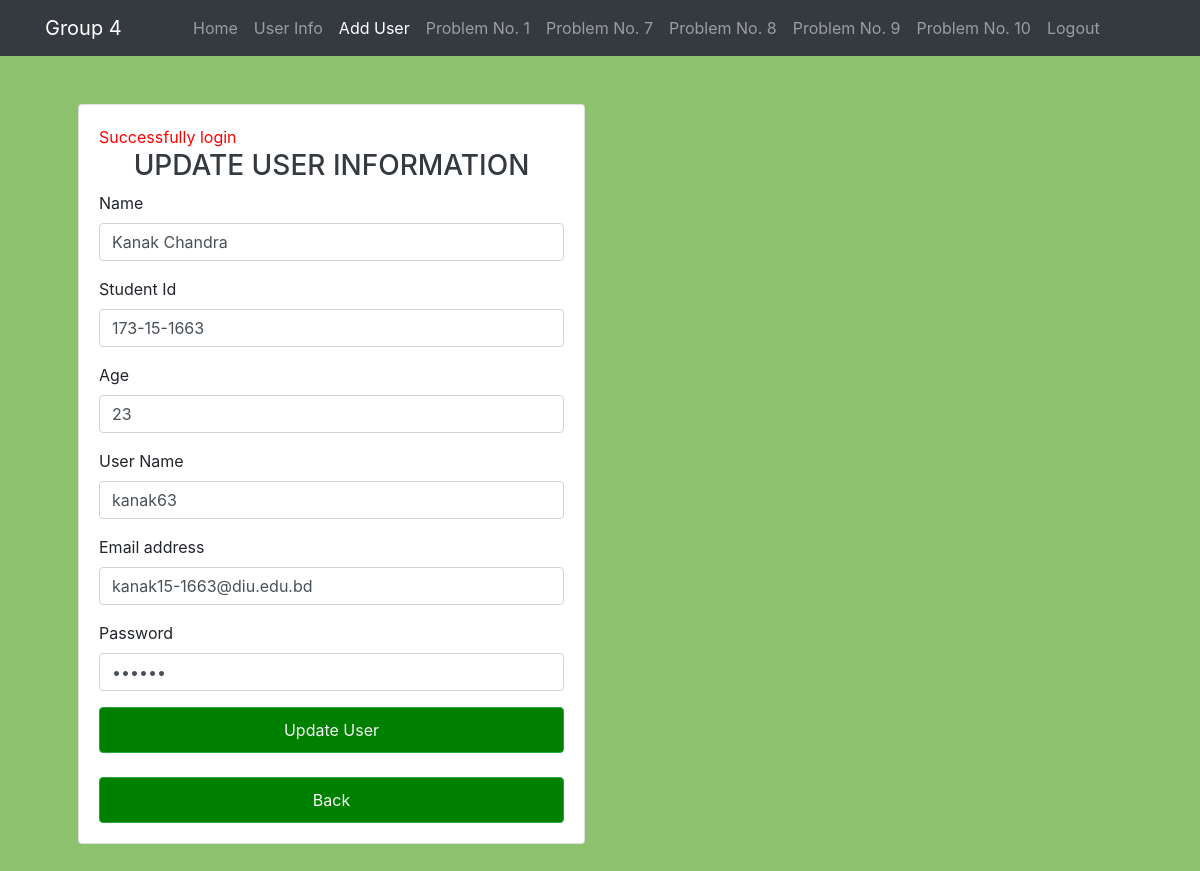
The app's page /edit_user.php?id=10 (signed in) with its own data.
### tables this page shows
CREATE TABLE `user` (
  `id` int(11) NOT NULL,
  `name` varchar(50) NOT NULL,
  `std_id` varchar(50) NOT NULL,
  `age` varchar(50) NOT NULL,
  `user_name` varchar(50) NOT NULL,
  `email` varchar(50) NOT NULL,
  `password` varchar(50) NOT NULL
);

### edit_user.php (the view, shortened to what this page needs)
<?php
$conn = new mysqli("localhost","root","","labfinal");
$id=$_GET['id'];
$sql = "SELECT * FROM `user` WHERE id = '$id'";
$result = $conn -> query($sql)-> fetch_row();
?>
<!doctype html>
<html lang="en">
<head>
    <link rel="stylesheet" href="bootstrap.min.css">
</head>
<body>
<nav class="navbar navbar-expand-lg navbar navbar-dark bg-dark">
    <div class="container">
        <a class="navbar-brand" href="index.php">Group 4</a>
        <div class="collapse navbar-collapse" id="navbarSupportedContent">
            <ul class="navbar-nav mx-auto mb-2 mb-lg-0">
                <li class="nav-item">
                    <a class="nav-link" aria-current="page" href="index.php">Home</a>
                </li>
                <?php
                if (isset($_SESSION['email'])){ ?>
                    <li class="nav-item">
                        <a class="nav-link" href="user_info.php">User Info</a>
                    </li>
                    <li class="nav-item">
                        <a class="nav-link active" href="add_user_form.php">Add User</a>
                    </li>
                    <li class="nav-item">
                        <a class="nav-link" href="1_insert_display_data.php">Problem No. 1</a>
                    </li>
                    <li class="nav-item">
                        <a class="nav-link" href="7_random_numbers.php">Problem No. 7</a>
                    </li>
                    <li class="nav-item">
                        <a class="nav-link" href="8_print_second_red.php">Problem No. 8</a>
                    </li>
                    <li class="nav-item">
                        <a class="nav-link" href="9_pattren_print.php">Problem No. 9</a>
                    </li>
                    <li class="nav-item">
                        <a class="nav-link" href="10_display_color.php">Problem No. 10</a>
                    </li>
                    <li class="nav-item">
                        <a class="nav-link" href="logout.php">Logout</a>
                    </li>
                <?php }?>
            </ul>
        </div>
    </div>
</nav>
<div class="container p-5">
    <div class="row">
        <div class="col-md-6 justify-content-center">
            <div class="card">
                <div class="card-body">
                    <div style="color: red">
                        <?php
                        if (isset($_SESSION['message'])){
                            echo $_SESSION['message'];
                        }
                        ?>
                    </div>
                    <form action="update_user.php?id=<?php echo $result['0'];?>" method="post">
                        <div class="text-center">
                            <h3 class="text-uppercase text-dark">Update User Information</h3>
                        </div>
                        <div class="mb-3">
                            <label for="exampleInputEmail1" class="form-label">Name</label>
                            <input type="text" class="form-control" name="name" value="<?php echo $result['1'];?>" placeholder="Name"/>
                        </div>
                        <div class="mb-3">
                            <label for="exampleInputEmail1" class="form-label">Student Id</label>
                            <input type="text" class="form-control" name="std_id" value="<?php echo $result['2'];?>" placeholder="Student Id"/>
                        </div>
                        <div class="mb-3">
                            <label for="exampleInputEmail1" class="form-label">Age</label>
                            <input type="text" class="form-control" name="age" value="<?php echo $result['3'];?>" placeholder="Enter your age"/>
                        </div>
                        <div class="mb-3">
                            <label for="exampleInputEmail1" class="form-label">User Name</label>
                            <input type="text" class="form-control" name="user_name" value="<?php echo $result['4'];?>" placeholder="Enter your user name">
                        </div>
                        <div class="mb-3">
                            <label for="exampleInputEmail1" class="form-label">Email address</label>
                            <input type="text" class="form-control" name="email" value="<?php echo $result['5'];?>" placeholder="Enter your email">
                        </div>
                        <div class="mb-3">
                            <label for="exampleInputEmail1" class="form-label">Password</label>
                            <input type="password" class="form-control" name="password" value="<?php echo $result['6'];?>" placeholder="Enter your password"/>
                        </div>
                        <button class="btn btn-block btn-success" type="submit">Update User</button>
                    </form>
                    <br>
                    <div class="button">
                        <a class="btn btn-block btn-success" href="user_info.php">Back</a>
                    </div>
                </div>
            </div>
        </div>
    </div>
</div>
</body>
</html>

### edit_user.php (style rules this page uses)
body { background: #8cc16e; }
.btn { padding: 10px 20px; background: green; color: whitesmoke; text-decoration: none; }

### records on screen
user: name "Kanak Chandra", std_id "173-15-1663", age "23", user_name "kanak63", email "kanak15-1663@diu.edu.bd"

### other values on screen
$_SESSION['message'] "Successfully login"
